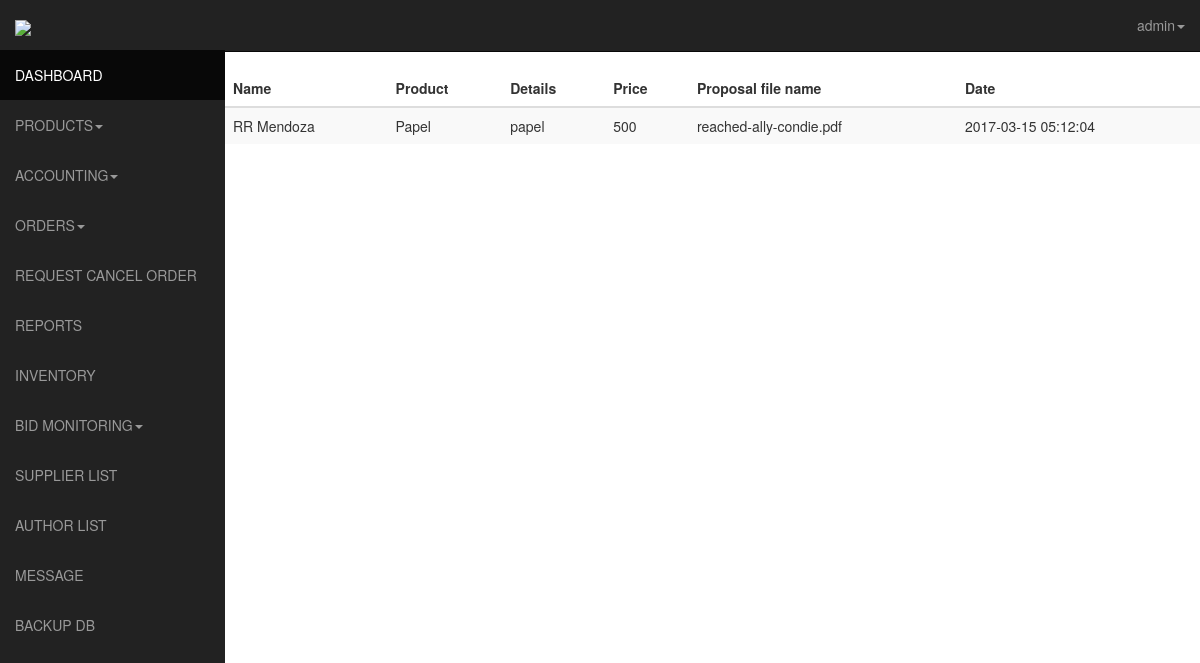
Before: /admin/supplierbidlist.php (signed in) with the older database file.
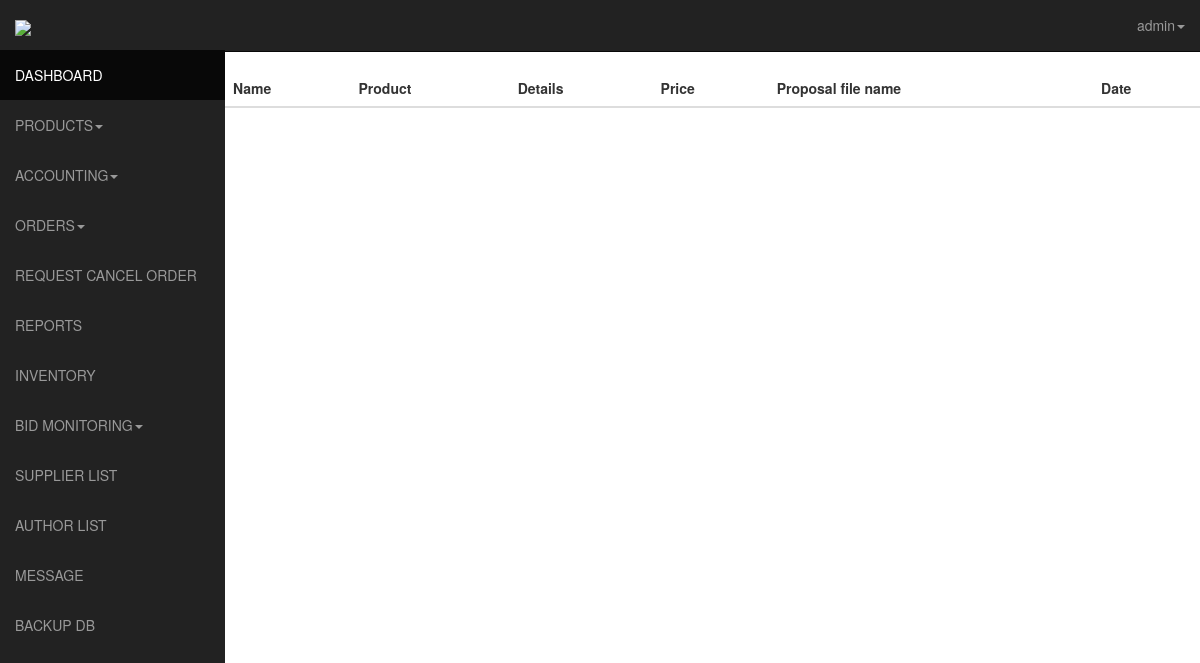
After: the same page with the newer database file.
### tables this page shows
CREATE TABLE IF NOT EXISTS `supplier_bid` (
  `id` int(11) NOT NULL AUTO_INCREMENT,
  `supplier_id` int(11) NOT NULL,
  `product_bid` varchar(255) NOT NULL,
  `details` varchar(255) NOT NULL,
  `price` varchar(255) NOT NULL,
  `created_date` timestamp NOT NULL DEFAULT CURRENT_TIMESTAMP,
  `updated_date` timestamp NOT NULL DEFAULT CURRENT_TIMESTAMP ON UPDATE CURRENT_TIMESTAMP,
  PRIMARY KEY (`id`)
);

CREATE TABLE IF NOT EXISTS `users` (
  `id` int(11) NOT NULL AUTO_INCREMENT,
  `usn` varchar(50) NOT NULL,
  `fname` varchar(120) NOT NULL,
  `lname` varchar(120) NOT NULL,
  `birthday` date NOT NULL,
  `address` varchar(60) NOT NULL,
  `contact` int(11) NOT NULL,
  `email` varchar(120) NOT NULL,
  `password` varchar(128) NOT NULL,
  `activate` int(11) NOT NULL,
  `code` int(11) NOT NULL,
  `date` date NOT NULL,
  `block` int(11) NOT NULL,
  `pic` int(11) NOT NULL,
  `ext` varchar(5) NOT NULL,
  `admin` int(11) NOT NULL,
  `user_type` int(10) NOT NULL,
  PRIMARY KEY (`id`)
);

CREATE TABLE IF NOT EXISTS `uploaded_supp_bid_file` (
  `id` int(11) NOT NULL AUTO_INCREMENT,
  `supplier_id` int(11) NOT NULL,
  `file_name` varchar(255) NOT NULL,
  `ext` varchar(10) NOT NULL,
  `created_date` timestamp NOT NULL DEFAULT CURRENT_TIMESTAMP,
  `updated_date` timestamp NOT NULL DEFAULT CURRENT_TIMESTAMP ON UPDATE CURRENT_TIMESTAMP,
  PRIMARY KEY (`id`)
);

### admin/supplierbidlist.php (the view, shortened to what this page needs)
<?php
    $username="";
      if (loggedin())
      {
        $query = mysql_query("SELECT * FROM admin WHERE username ='$_SESSION[manager]' ");
          while ($row = mysql_fetch_assoc($query))
          {
            $username = $row ['username'];
          }
        }
      else
      {
      }
      ?>
<!DOCTYPE html>
<html lang="en">
  <head>
    <link href="css/bootstrap.css" rel="stylesheet">
    <link href="css/sb-admin.css" rel="stylesheet">-->
    <link rel="stylesheet" href="css/morris-0.4.3.min.css">
  </head>
  <body>
    <div id="wrapper">
      <nav class="navbar navbar-inverse  navbar-fixed-top" role="navigation">
      <?php include 'template/sidebar.php';?>
    <?php include 'template/top.php';?>
    </nav>
    <div class="table-responsive">
      <table class="table table-striped">
        <thead>
    <th>Name</th>
    <th>Product</th>
    <th>Details</th>
    <th>Price</th>
    <th>Proposal file name</th>
    <th>Date</th>
  </thead>
  <?php
  $sql = mysql_query("SELECT supplier_bid.*, users.*, uploaded_supp_bid_file.* from supplier_bid inner join users on supplier_bid.supplier_id=users.id inner join
uploaded_supp_bid_file on users.id=uploaded_supp_bid_file.supplier_id where users.user_type=3");
  $requestCount = mysql_num_rows($sql);
  if ($requestCount > 0) {
     while ($row = mysql_fetch_array($sql)) {
      $fname = $row['fname'];
      $lname = $row['lname'];
      $product = $row['product_bid'];
      $detail = $row['details'];
      $price = $row['price'];
      $filename = $row['file_name'];
      $date = $row['created_date'];
      echo "
        <tr>
          <td>$fname $lname</td>
          <td>$product</td>
          <td>$detail</td>
          <td>$price</td>
          <td>$filename</td>
          <td>$date</td>
        </tr>
      ";
     }
  }
   ?>
      </table>
    </div>
    </div>
    </body>
    </html>

### admin/template/sidebar.php (shortened to what this page needs)
<div class="navbar-header">
  <a class="navbar-brand" href="index.php"><img src="../img/logo.png" /></a>
</div>
<div class="collapse navbar-collapse navbar-ex1-collapse">
  <ul class="nav navbar-nav side-nav">
    <li class="active"><a href="index.php"><i class="fa fa-dashboard"></i> DASHBOARD</a></li>
    <li class="dropdown">
      <a href="#" class="dropdown-toggle" data-toggle="dropdown"><i class="fa fa-caret-square-o-down"></i>PRODUCTS<b class="caret"></b></a>
    </li>
    <li class="dropdown">
      <a href="#" class="dropdown-toggle" data-toggle="dropdown"><i class="fa fa-caret-square-o-down"></i>ACCOUNTING<b class="caret"></b></a>
    </li>
   <li class="dropdown">
      <a href="orders.php" class="dropdown-toggle" data-toggle="dropdown"><i class="fa fa-caret-square-o-down"></i>ORDERS<b class="caret"></b></a>
    </li>
     <li><a href="cancel.php"><i class="fa fa-edit"></i>REQUEST CANCEL ORDER</a></li>
    <li><a href="reports.php"><i class="fa fa-edit"></i> REPORTS</a></li>
    <li><a href="inventory.php"><i class="fa fa-font"></i>INVENTORY</a></li>
    <li class="dropdown">
      <a href="#" class="dropdown-toggle" data-toggle="dropdown"><i class="fa fa-caret-square-o-down"></i>BID MONITORING<b class="caret"></b></a>
    </li>
    <li><a href="../admin/supplierlist.php"><i class="fa fa-font"></i>SUPPLIER LIST</a></li>
    <li><a href="../admin/authorlist.php"><i class="fa fa-font"></i>AUTHOR LIST</a></li>
    <li><a href="messaging.php"><i class="fa fa-font"></i>MESSAGE</a></li>
    <li><a href="backup.php"><i class="fa fa-font"></i>BACKUP DB</a></li>
  </ul>

### admin/template/top.php (shortened to what this page needs)
<ul class="nav navbar-nav navbar-right navbar-user">
           <li class="dropdown user-dropdown">
             <a href="#" class="dropdown-toggle" data-toggle="dropdown"><i class="fa fa-user"></i><?php echo $username?><b class="caret"></b></a>
           </li>
         </ul>
       </div>

### admin/css/sb-admin.css (style rules this page uses)
body { margin-top: 50px; }
#wrapper { padding-left: 0; }
@media (min-width:768px) { #wrapper { padding-left: 225px; } }
@media (min-width:768px) { .side-nav { margin-left: -225px; left: 225px; width: 225px; position: fixed; top: 50px; height: 100%; border-radius: 0; border: none; background-color: #222222; overflow-y: auto; } }
@media (min-width:768px) { .side-nav>li>a { width: 225px; } }

Changed rows visible on the page:
removed supplier_bid: users.fname "RR", users.lname "Mendoza", product_bid "Papel", details "papel", price "500", uploaded_supp_bid_file.file_name "reached-ally-condie.pdf", uploaded_supp_bid_file.created_date "2017-03-15 05:12:04"
